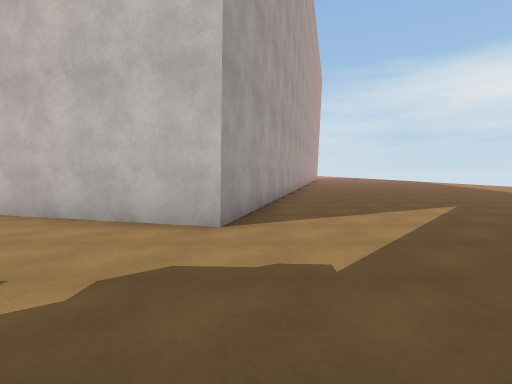
view 1 (above)

24 first-person views from a walk through a 3-D level made in the Unity game engine. The camera is 1.5 m above the floor, tilts 4° down and sees 85° across. The floor is counted in squares, 2 m on a side. Each view is taken from the middle of a square. On the plan, view 1 faces up. The plan holds only what a view shows up to about 10 squares ahead; the rest is blank. The place goes on beyond the plan. Some surface patterns are stand-ins.

view 2
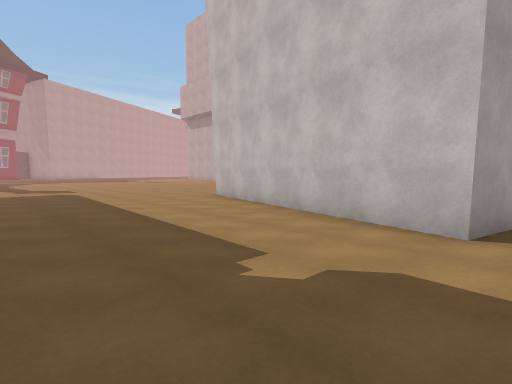

view 3
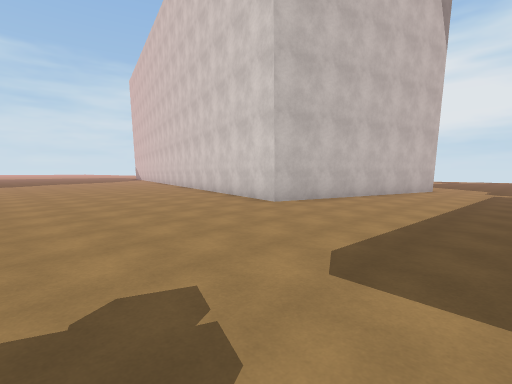

view 4
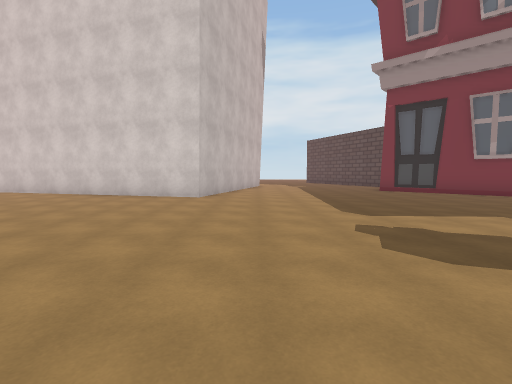

view 5
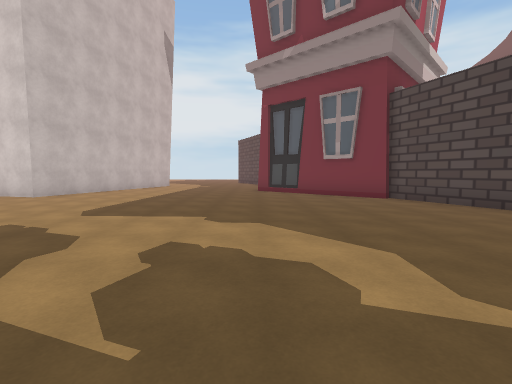

view 6
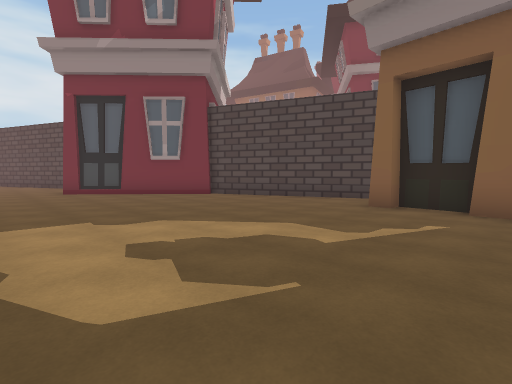

view 7
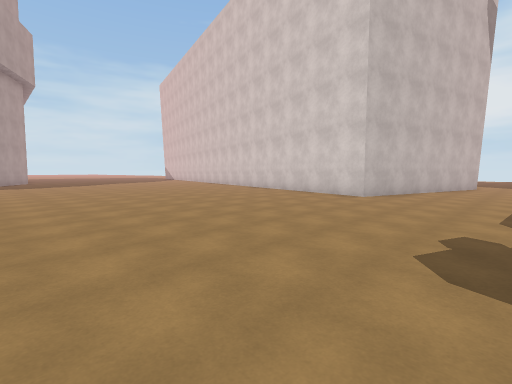

view 8
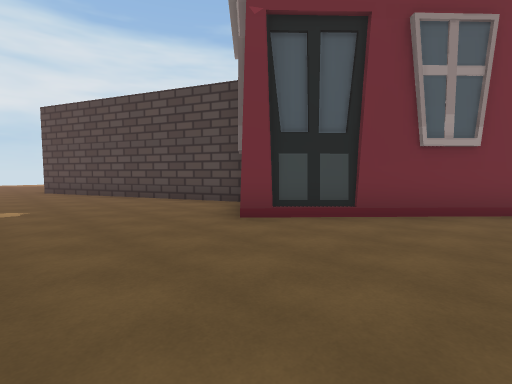

view 9
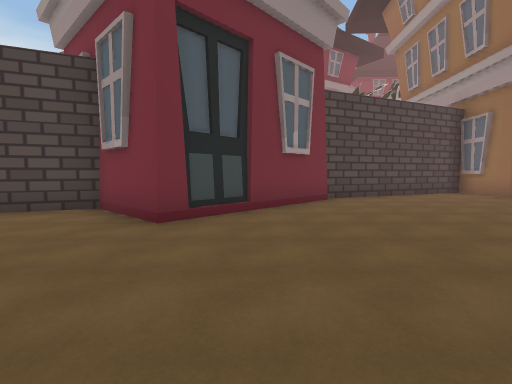

view 10
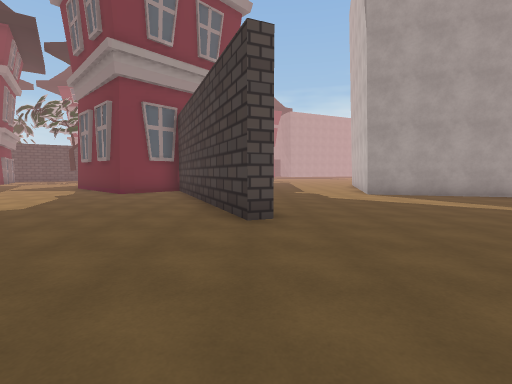

view 11
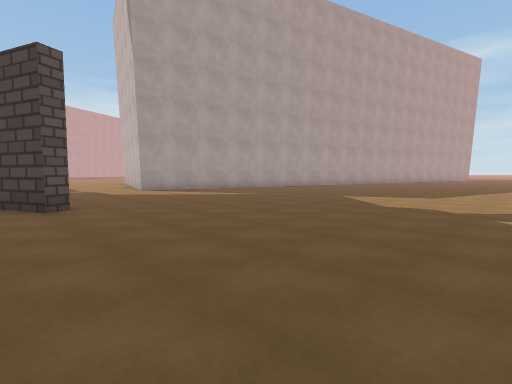

view 12
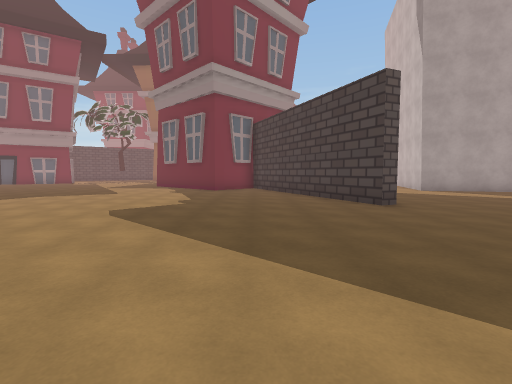

view 13
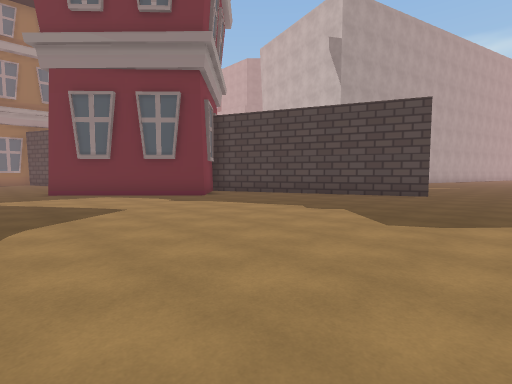

view 14
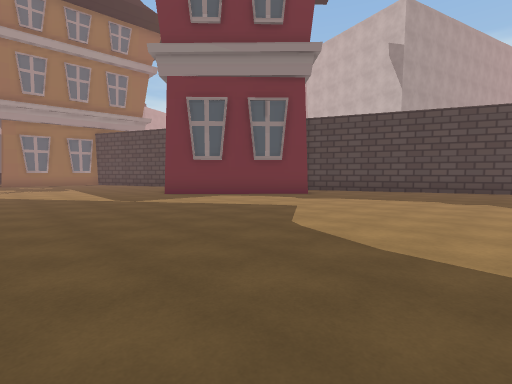

view 15
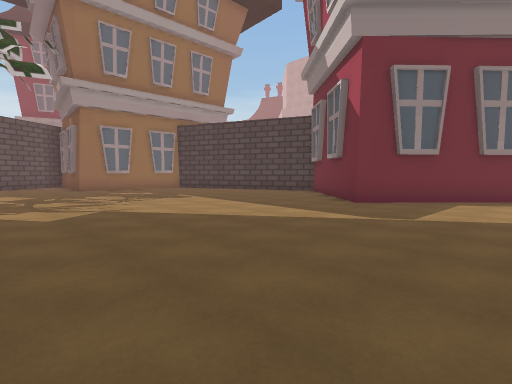

view 16
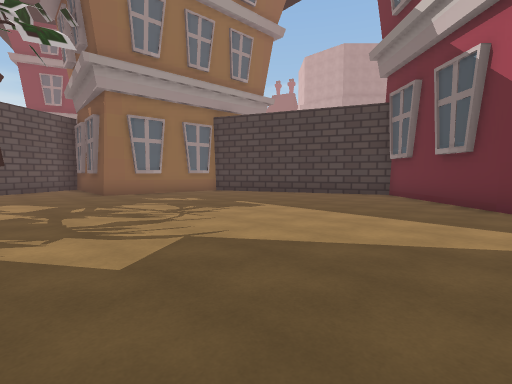

view 17
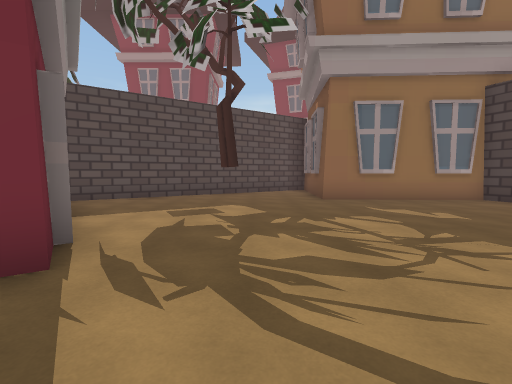

view 18
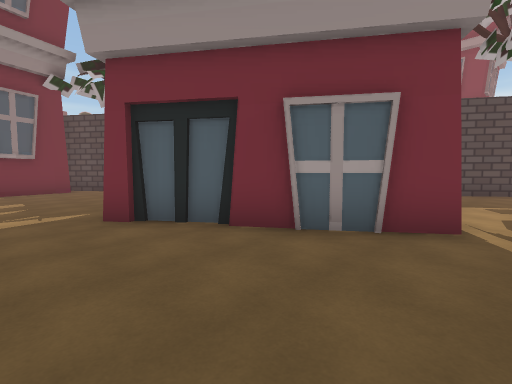

view 19
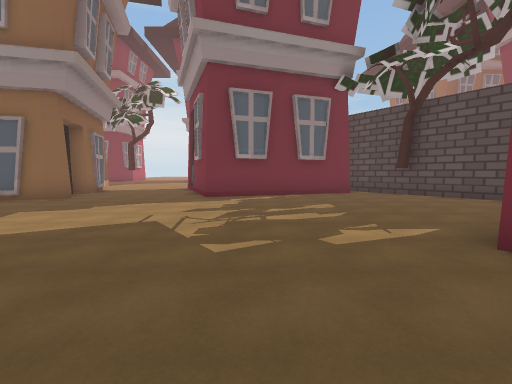

view 20
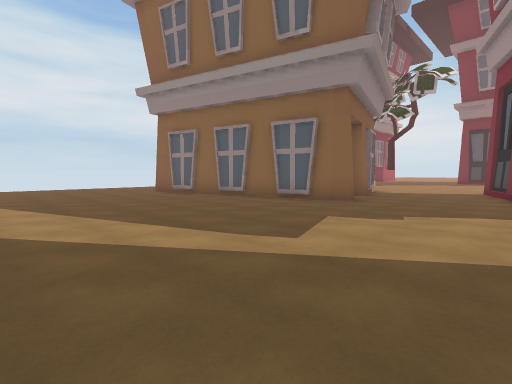

view 21
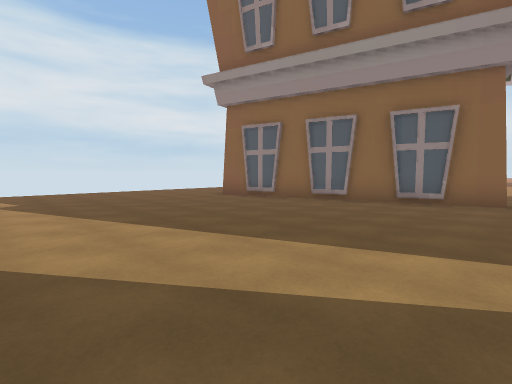

view 22
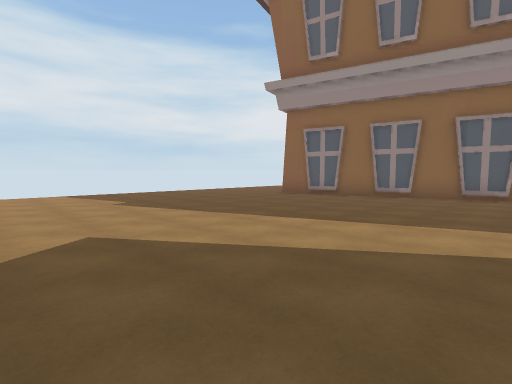

view 23
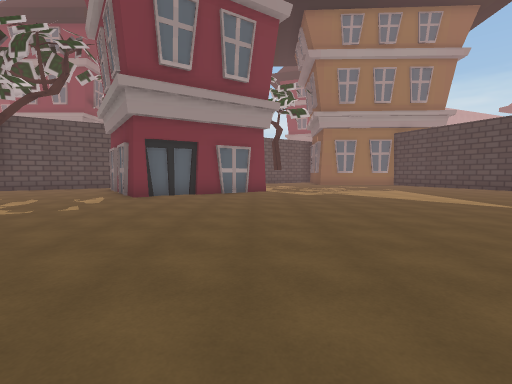

view 24
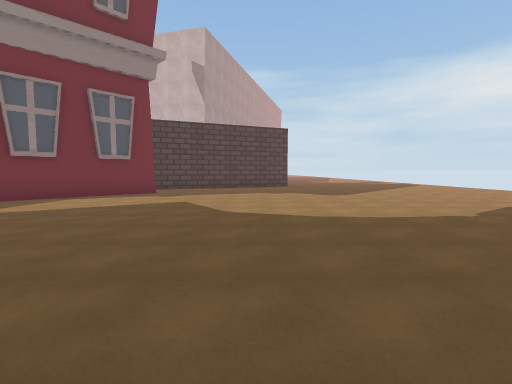

### Floor plan
Points are (right, up) in squares from view 1. A wall is a line through its corners. A room is listed if a view was taken in it or the views show most of it. See-through windows are left out.
Room 1 (views 1, 2, 3, 4, 5, 6, 7, 8, 9)
walls: (-8, -4.8) (-4.5, -1.1) (-2.8, -2.8) (4.5, 0.3); (-0.5, 3.8) (-7.6, 5.7) (-6, 11.9); (-15.8, -5) (-15.2, -5.1); (-15.3, -5.5) (-13.9, -5.6) (-13.9, -5.1) (-13.4, -5.2) (-13.5, -7.1); (-12.8, -7) (-7.8, -4.9)
ways out: opening at (1.5, 2.2) to room 2
Room 2 (views 10, 11, 12, 13, 14, 15, 16, 17, 18, 19, 20, 21, 22, 23, 24)
walls: (-1.3, -4.1) (-0.7, -4.7) (-4.1, -8.4) (-7.4, -5.2) (-9.2, -6); (4.5, 0.3) (4.7, -0.1) (-1, -2.5); (-6.6, -18.2) (-5.8, -19.4); (-5.7, -19.1) (-5.4, -19.7) (-6.1, -20.2); (-8.9, -16.1) (-8.1, -15.6) (-6.4, -18.2); (-6.3, -20.3) (-7.2, -20.9); (-12.9, -7.6) (-13.6, -7.8) (-13.8, -12.1) (-16, -12); (2.5, -25.4) (2.4, -24.9) (9.6, -23); (3.2, -27.7) (2.9, -26.8); (1.2, 10.1) (-0.5, 3.8); (-9.6, -24.3) (-7.7, -27); (-16.6, -14.1) (-13.2, -19); (-6.1, -27.1) (-1.5, -25.5) (0.2, -30.3)
ways out: opening at (1.5, 2.2) to room 1; opening at (1.5, -29.5)

Where each view was taken, in squares from view 1:
view 1: 0 up, 0 right, facing up
view 2: 0 up, 0 right, facing up-left
view 3: 1 up, 13 left, facing up-right
view 4: 4 up, 16 left, facing right
view 5: 1 down, 16 left, facing right
view 6: 1 up, 16 left, facing down-right
view 7: 2 up, 16 left, facing up-right
view 8: 2 up, 8 left, facing down-right
view 9: 3 up, 6 left, facing down
view 10: 0 up, 9 right, facing left
view 11: 1 down, 11 right, facing up-left
view 12: 3 down, 11 right, facing left
view 13: 10 down, 7 right, facing up-left
view 14: 13 down, 5 right, facing up-left
view 15: 15 down, 1 left, facing up-left
view 16: 15 down, 4 left, facing up-left
view 17: 14 down, 6 left, facing left
view 18: 15 down, 4 left, facing down-left
view 19: 17 down, 3 left, facing down
view 20: 18 down, 1 left, facing down-right
view 21: 17 down, 2 right, facing down-right
view 22: 15 down, 3 right, facing down-right
view 23: 16 down, 3 right, facing left
view 24: 15 down, 3 right, facing up
